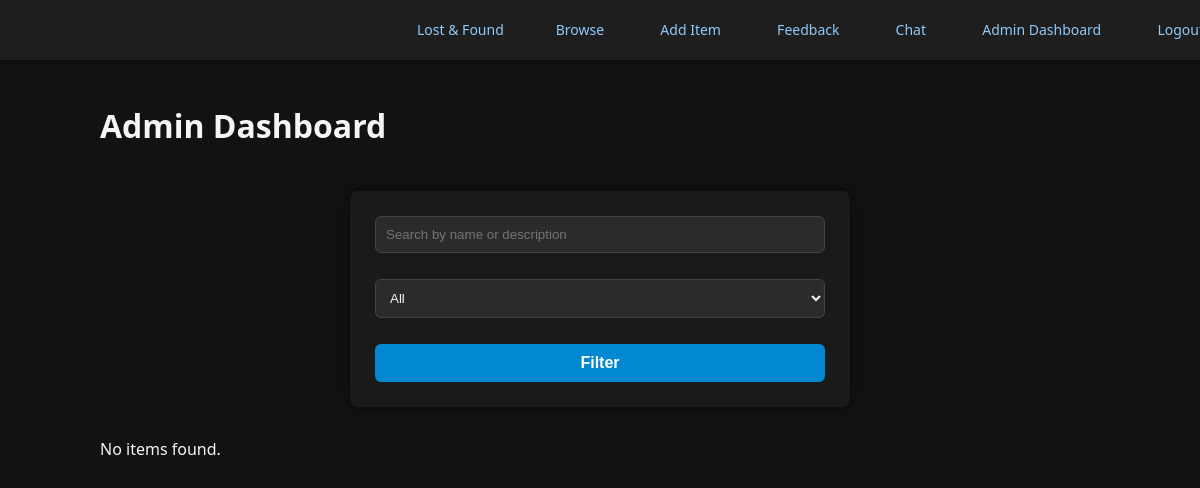
The page /admin/dashboard (signed in) on the database as committed earlier.
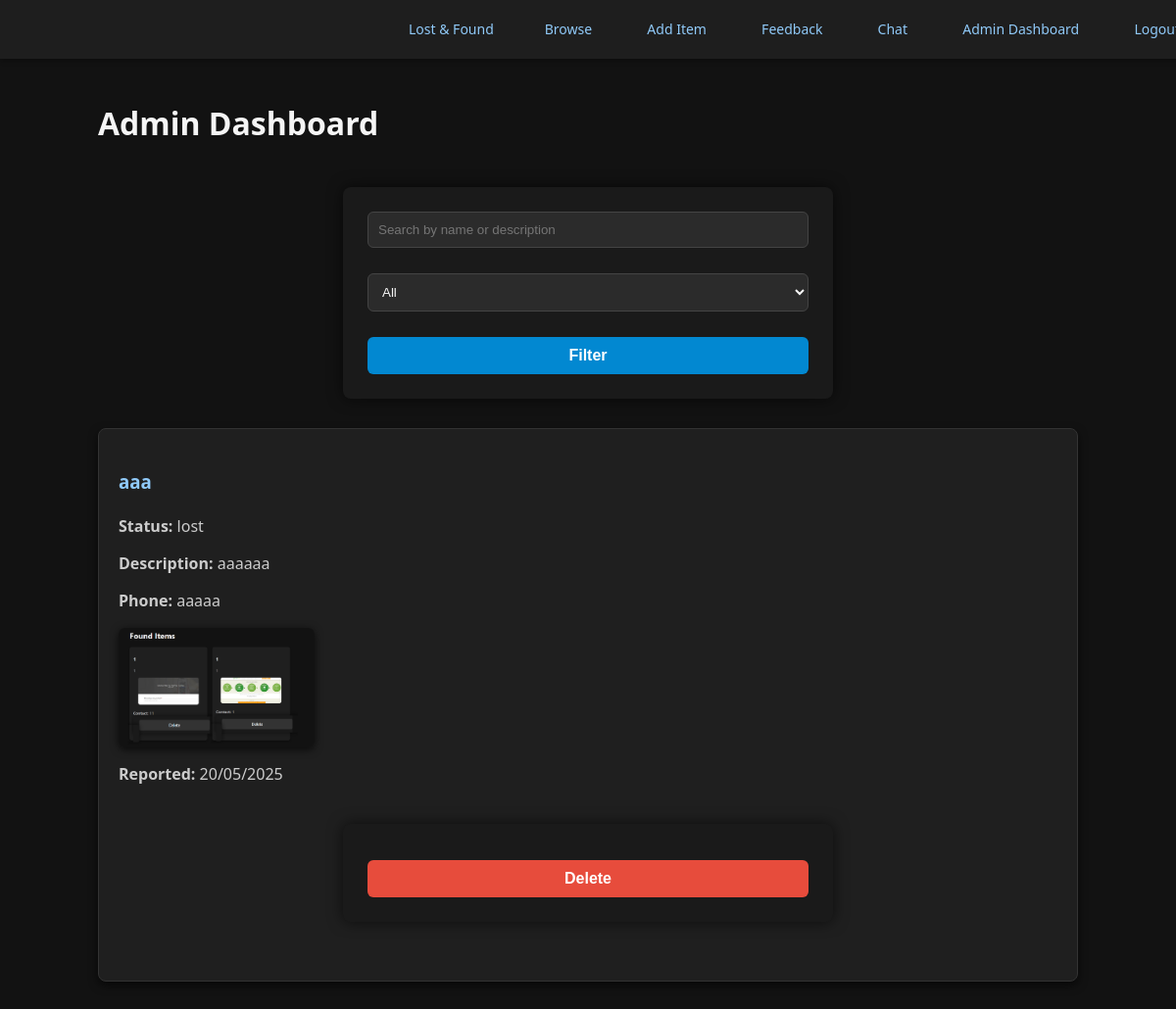
The same page on the database as committed later.
### app.py (models this page shows)
class LostItem(db.Model):
    id = db.Column(db.Integer, primary_key=True)
    name = db.Column(db.String(150), nullable=False)
    description = db.Column(db.String(500), nullable=False)
    phone = db.Column(db.String(20), nullable=False)
    photo = db.Column(db.String(200), nullable=True)
    date_reported = db.Column(db.DateTime, default=datetime.utcnow)
    status = db.Column(db.String(50), default='lost')
    user_id = db.Column(db.Integer, db.ForeignKey('user.id'), nullable=False)
    reports = db.relationship('Report', backref='item', lazy=True, cascade="all, delete-orphan")

### app.py (the view)
    @app.route('/admin/dashboard')
    @login_required
    def admin_dashboard():
        if not current_user.is_admin:
            abort(403)
        search = request.args.get('search', '').strip()
        status = request.args.get('status', 'all')
        query = LostItem.query.order_by(LostItem.date_reported.desc())
        if search:
            query = query.filter(
                (LostItem.name.ilike(f'%{search}%')) |
                (LostItem.description.ilike(f'%{search}%'))
            )
        if status != 'all':
            query = query.filter_by(status=status)
        items = query.all()
        feedbacks = Feedback.query.order_by(Feedback.date_submitted.desc()).all()
        reports = Report.query.order_by(Report.date_reported.desc()).all()
        return render_template('admin_dashboard.html', items=items, feedbacks=feedbacks, reports=reports)

### app.py (called while the page is built)
@login_manager.user_loader
def load_user(user_id):
    return User.query.get(int(user_id))

### templates/admin_dashboard.html (shortened to what this page needs)
{% extends "base.html" %}
{% block content %}
<div class="container">
    <h1>Admin Dashboard</h1>
    <form method="get" class="filter-form">
        <input type="text" name="search" placeholder="Search by name or description" value="{{ request.args.get('search', '') }}">
        <select name="status">
            <option value="all" {% if request.args.get('status') == 'all' %}selected{% endif %}>All</option>
        </select>
        <button type="submit">Filter</button>
    </form>
    {% if items %}
        {% for item in items %}
        <div class="item-box">
            <h3>{{ item.name }}</h3>
            <p><strong>Status:</strong> {{ item.status }}</p>
            <p><strong>Description:</strong> {{ item.description }}</p>
            <p><strong>Phone:</strong> {{ item.phone }}</p>
            {% if item.photo %}
                <img src="{{ url_for('static', filename='uploads/' ~ item.photo) }}" width="200" alt="Item Photo">
            {% endif %}
            <p><strong>Reported:</strong> {{ item.date_reported.strftime('%d/%m/%Y') }}</p>
            <form method="POST" action="{{ url_for('delete_item', item_id=item.id) }}">
                <button type="submit" onclick="return confirm('Delete this item?')">Delete</button>
            </form>
        </div>
        {% endfor %}
    {% else %}
        <p>No items found.</p>
    {% endif %}
</div>
{% endblock %}

Rows that differ between the two databases and show on the page:
added LostItem: name "aaa", status "lost", description "aaaaaa", phone "aaaaa", photo (picture), date_reported "20/05/2025"
Other text that changed with them:
text no longer shown: "No items found."
